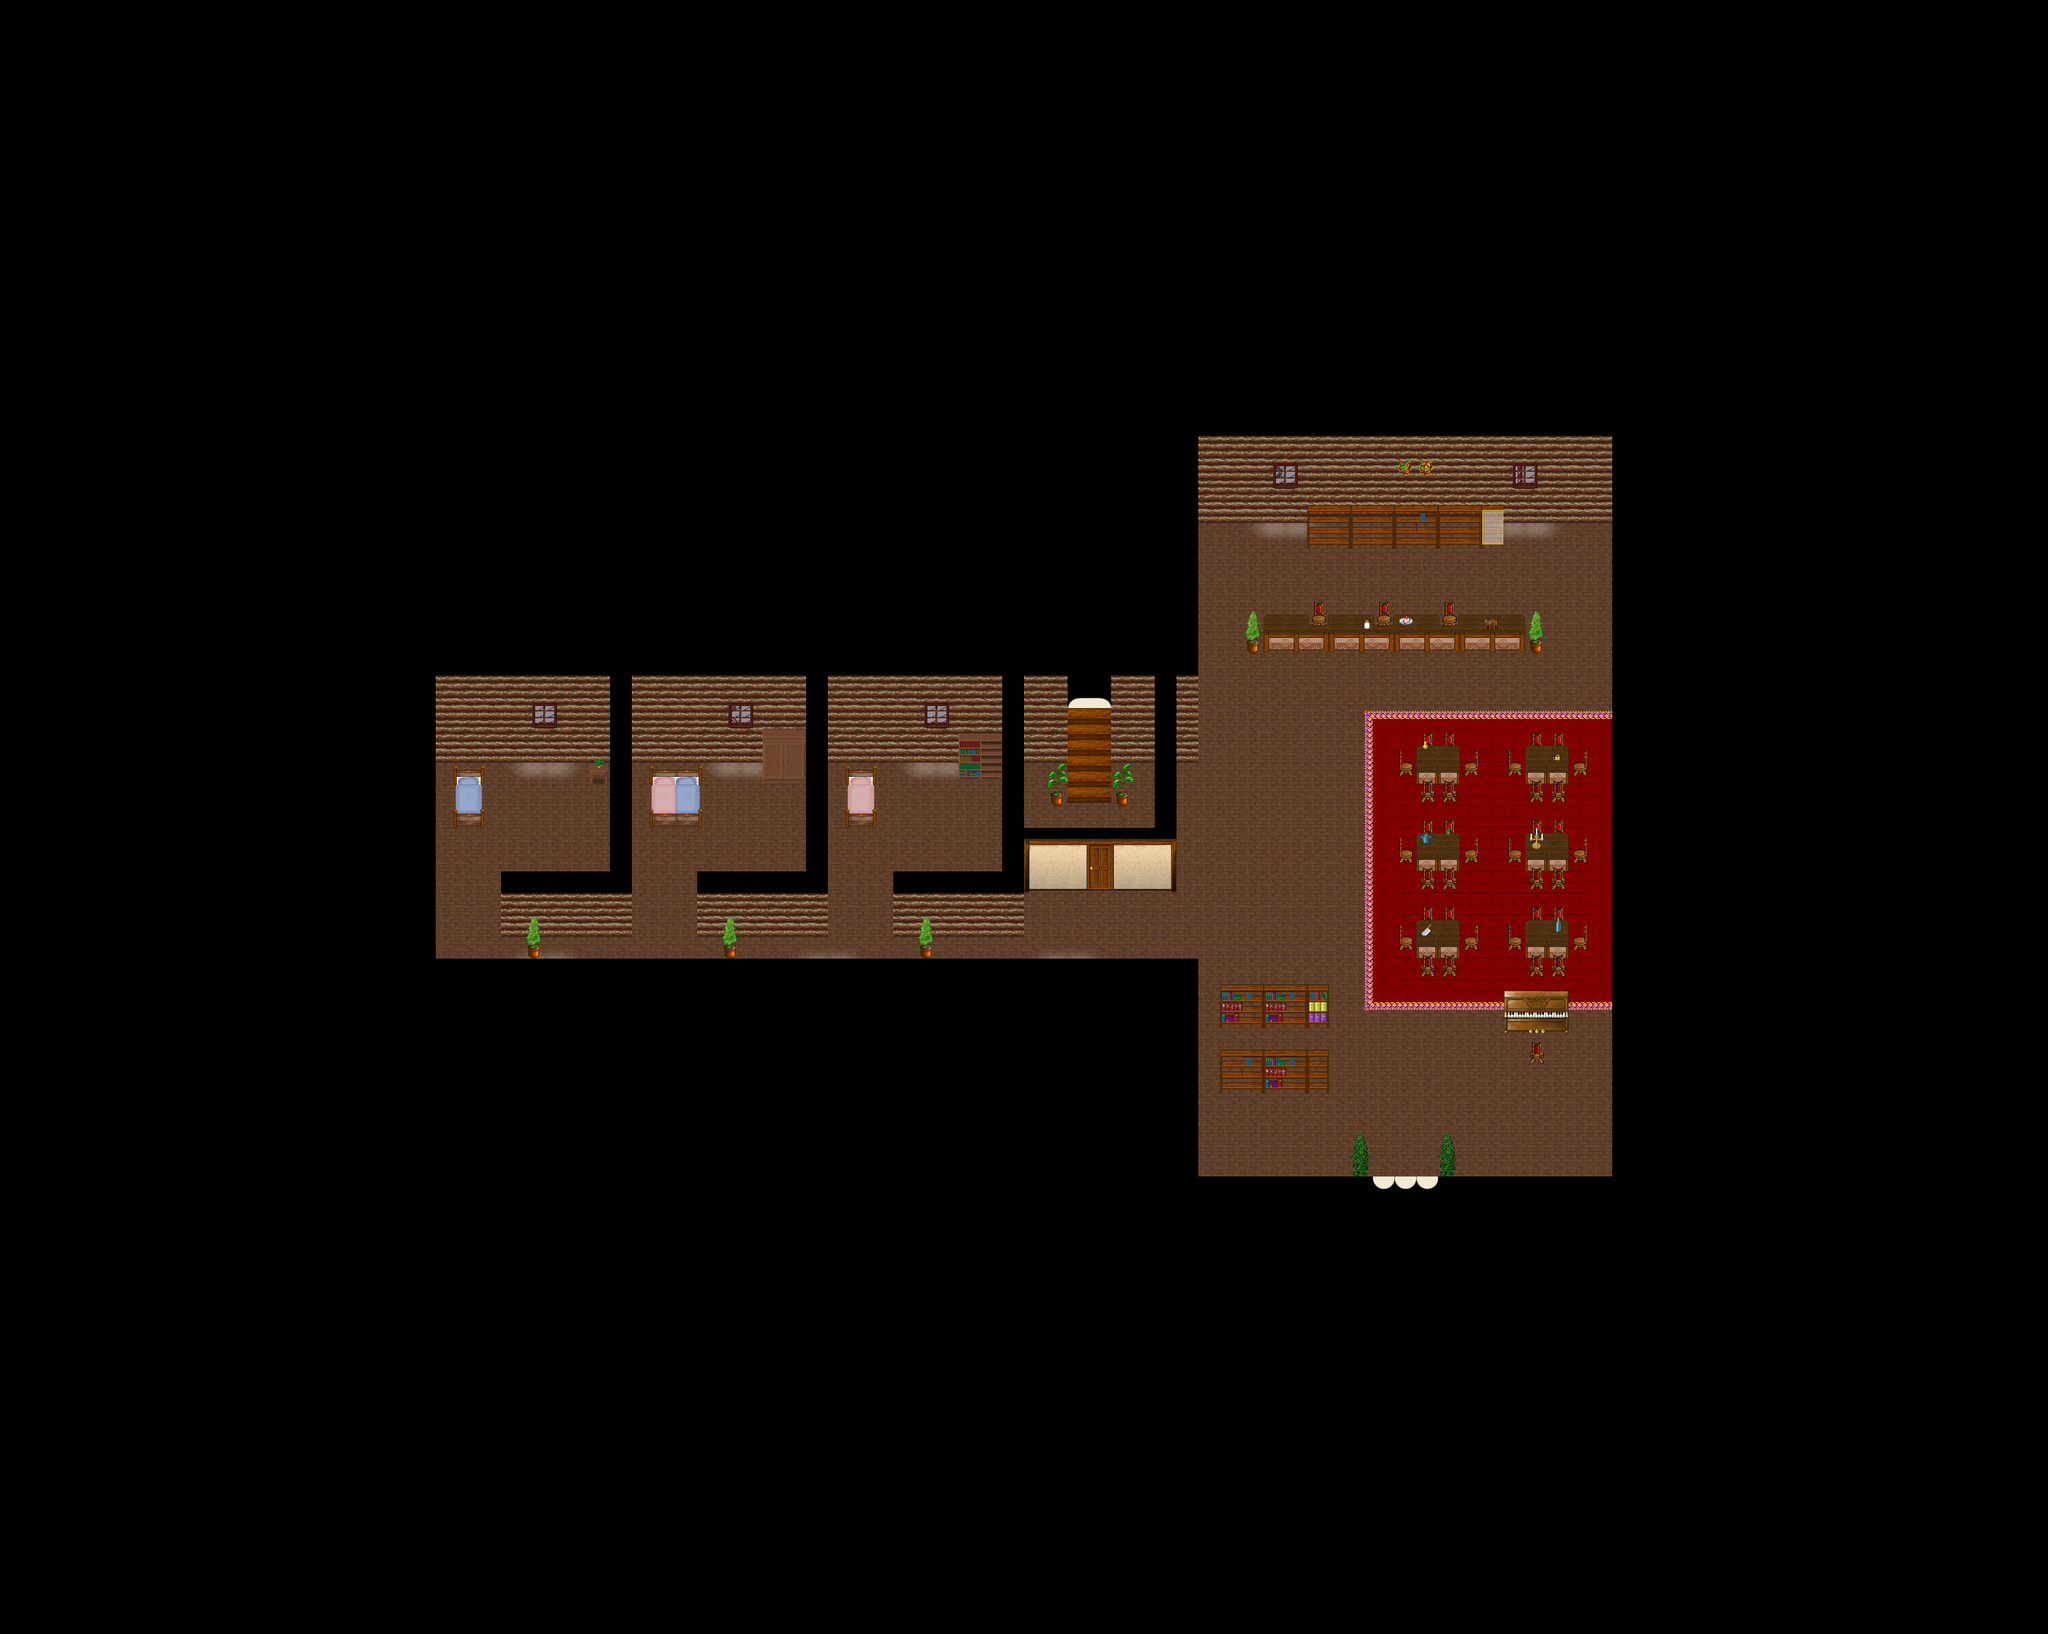

A 2D game scene composited from a Tiled map and its tileset images. What follows is a short description and the map's XML, with each tile layer's data collapsed to a summary:
An orthogonal 94x75 tile map with 32x32 px tiles, 7 tile layers (Ground1, Shadow, Ground2, Ground3, ...), 3 hidden layers not drawn, 12 tilesets and 3 objects (2x fixme, warp).

<map version="1.4" tiledversion="1.4.1" orientation="orthogonal" renderorder="right-down" width="94" height="75" tilewidth="32" tileheight="32" infinite="0" nextlayerid="12" nextobjectid="43">
 <properties>
  <property name="background0image" value="graphics/images/spit23loginwallpaper_800x600.png" />
  <property name="author" value="TMW2 Team" />
  <property name="license" value="GPL v2+" />
  <property name="manaplus version" value="2" />
  <property name="minimap" value="graphics/minimaps/020-4.png" />
  <property name="music" value="8bit_the_hero.ogg" />
  <property name="name" value="Nivalis Indoors" />
 </properties>
 <tileset firstgid="1" name="Collision" tilewidth="32" tileheight="32" tilecount="9" columns="3">
  <image source="../graphics/tilesets/collision.png" width="96" height="96" />
 </tileset>
 <tileset firstgid="10" source="../graphics/tilesets/inn.tsx" />
 <tileset firstgid="266" name="snow_village" tilewidth="32" tileheight="32" tilecount="256" columns="16">
  <image source="../graphics/tilesets/snow_village.png" width="512" height="512" />
 </tileset>
 <tileset firstgid="522" name="inn2" tilewidth="32" tileheight="32" tilecount="256" columns="16">
  <image source="../graphics/tilesets/inn2.png" width="512" height="512" />
 </tileset>
 <tileset firstgid="778" name="woodland_indoor" tilewidth="32" tileheight="32" tilecount="256" columns="16">
  <image source="../graphics/tilesets/woodland_indoor.png" width="512" height="512" />
 </tileset>
 <tileset firstgid="1034" name="inn_x2" tilewidth="32" tileheight="64" tilecount="48" columns="16">
  <image source="../graphics/tilesets/inn_x2.png" width="512" height="192" />
 </tileset>
 <tileset firstgid="1082" name="inn_x3" tilewidth="32" tileheight="96" tilecount="80" columns="16">
  <image source="../graphics/tilesets/inn_x3.png" width="512" height="480" />
 </tileset>
 <tileset firstgid="1162" name="inn_x4" tilewidth="32" tileheight="128" tilecount="16" columns="16">
  <image source="../graphics/tilesets/inn_x4.png" width="512" height="128" />
 </tileset>
 <tileset firstgid="1178" name="christmas" tilewidth="32" tileheight="32" tilecount="304" columns="16">
  <image source="../graphics/tilesets/christmas.png" width="512" height="608" />
 </tileset>
 <tileset firstgid="1482" name="shadow" tilewidth="32" tileheight="32" tilecount="128" columns="8">
  <image source="../graphics/tilesets/evol/shadow.png" width="256" height="512" />
 </tileset>
 <tileset firstgid="1610" name="woodland_indoor_x2" tilewidth="32" tileheight="64" tilecount="48" columns="16">
  <image source="../graphics/tilesets/woodland_indoor_x2.png" width="512" height="192" />
 </tileset>
 <tileset firstgid="1658" name="woodland_indoor_x3" tilewidth="32" tileheight="96" tilecount="48" columns="16">
  <image source="../graphics/tilesets/woodland_indoor_x3.png" width="512" height="288" />
 </tileset>
 <layer id="1" name="Ground1" width="94" height="75">
  <data>[7050 cells, 7050 non-empty, 13 distinct tile ids]</data>
 </layer>
 <layer id="2" name="Shadow" width="94" height="75">
  <data>[7050 cells, 33 non-empty, 7 distinct tile ids]</data>
 </layer>
 <layer id="3" name="Ground2" width="94" height="75">
  <data>[7050 cells, 66 non-empty, 23 distinct tile ids]</data>
 </layer>
 <layer id="4" name="Ground3" width="94" height="75">
  <data>[7050 cells, 27 non-empty, 10 distinct tile ids]</data>
 </layer>
 <layer id="5" name="Fringe" width="94" height="75">
  <data>[7050 cells, 107 non-empty, 34 distinct tile ids]</data>
 </layer>
 <layer id="6" name="Over1" width="94" height="75">
  <data>[7050 cells, 108 non-empty, 7 distinct tile ids]</data>
 </layer>
 <layer id="7" name="Over2" width="94" height="75">
  <data>[7050 cells, 33 non-empty, 25 distinct tile ids]</data>
 </layer>
 <layer id="8" name="OverChristmas" width="94" height="75" visible="0">
  <properties>
   <property name="Mask" value="128" />
  </properties>
  <data>[7050 cells, 54 non-empty, 4 distinct tile ids]</data>
 </layer>
 <layer id="9" name="Collision" width="94" height="75" visible="0">
  <data>[7050 cells, 6258 non-empty, 1 distinct tile ids]</data>
 </layer>
 <layer id="10" name="Heights" width="94" height="75" visible="0" locked="1">
  <data>[7050 cells, 0 non-empty, 0 distinct tile ids]</data>
 </layer>
 <objectgroup id="11" name="Objects">
  <object id="36" name="Margin" type="fixme" x="2368" y="1760" width="640" height="640" />
  <object id="39" name="Margin" type="fixme" x="0" y="0" width="640" height="640" />
  <object id="40" name="To Nivalis" type="warp" x="2016" y="1728" width="96" height="32">
   <properties>
    <property name="dest_map" value="020-1" />
    <property name="dest_x" value="64" />
    <property name="dest_y" value="83" />
   </properties>
  </object>
 </objectgroup>
</map>
